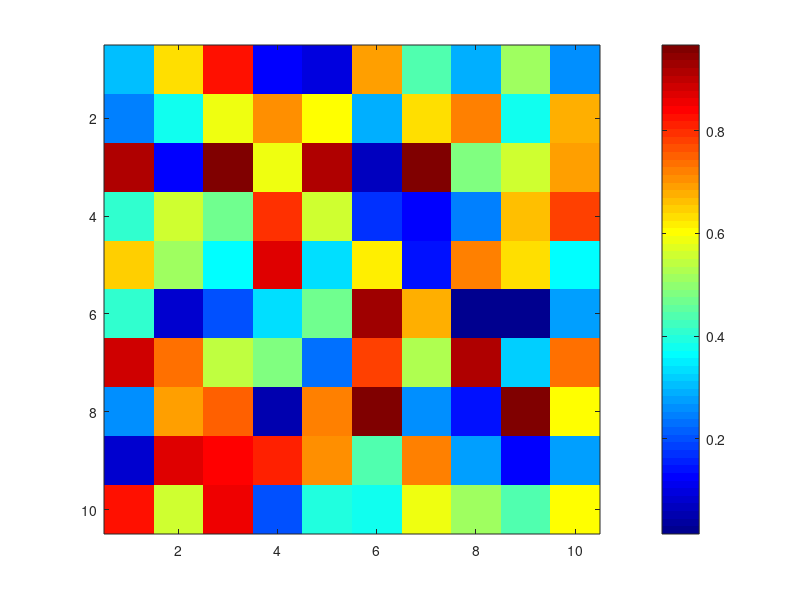
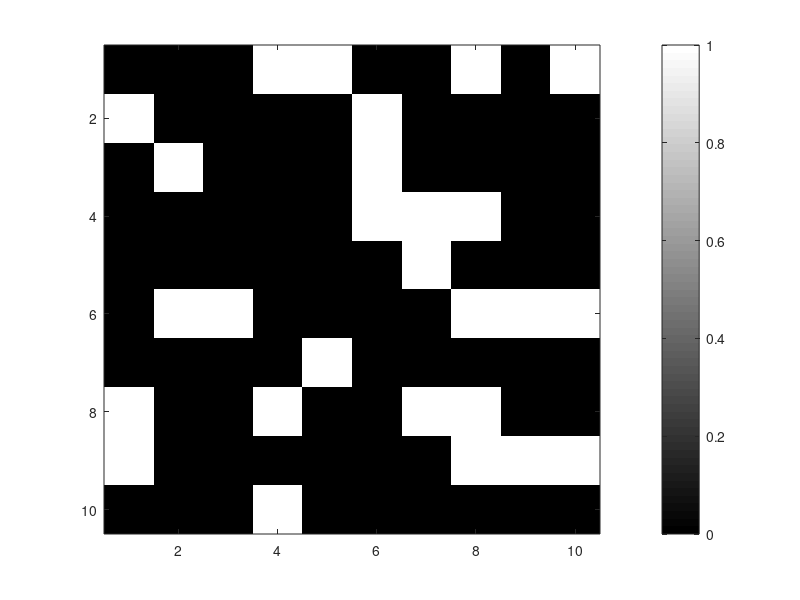

MATLAB code to generate these figures, in order: (Note: this script raises an error after producing the figures.)

% Generate matrix of random values between 0 and 1
randmat = rand(10,10,'single');
threshold = 0.3; % SET INITIAL THRESHOLD VALUE HERE
mat = randmat; %No correlation
biggestblob = 0; % No value for largest connected region (yet)

%% Step 1 visualize original matrix
step_one = figure('Name','Step One'); %Random Matrix
imagesc(mat)
colormap('jet')
colorbar

%% Step 2 see percolation matrix
step_two = figure('Name','Step Two'); %Binary Matrix
Pmat=mat<threshold;
imagesc(Pmat)
colormap('gray')
colorbar

%% Label Cluster and see Labeled Matrix
%%Different colors refer to different labels
[blobnumber,blobIsize,biggestblob,labeled]=CountBlobs(Pmat) %%%here the output of the script

step_three = figure('Name','Step Three'); % Labeled Binary Matrix
imagesc(labeled)
colorbar
colormap('jet')

%each label corrresponds to a different cluster id
labeled

%We see here the biggestblob only
biggestblob
%%
%%Use Red Blue White to paint: Largest, Occupied and Empty
step_four = figure('Name','Step Four'); % Pick Out Largest Region
plotim = (Pmat)+ 2*biggestblob+2; %three colors 2 (empty), 3 (occupied) and 5 (biggest cluster)
stepfourplot = image(plotim);
colormap('flag')
hh = colorbar();
set(hh,'YLim',[0.5,3.5])
set(hh,'YTick',[1,2,3])
set(hh,'YTickLabel',{'Largest','Empty','Occupied'})

%array with all cluster sizes
blobIsize

%this gives the size of the largest cluster
max(blobIsize)






